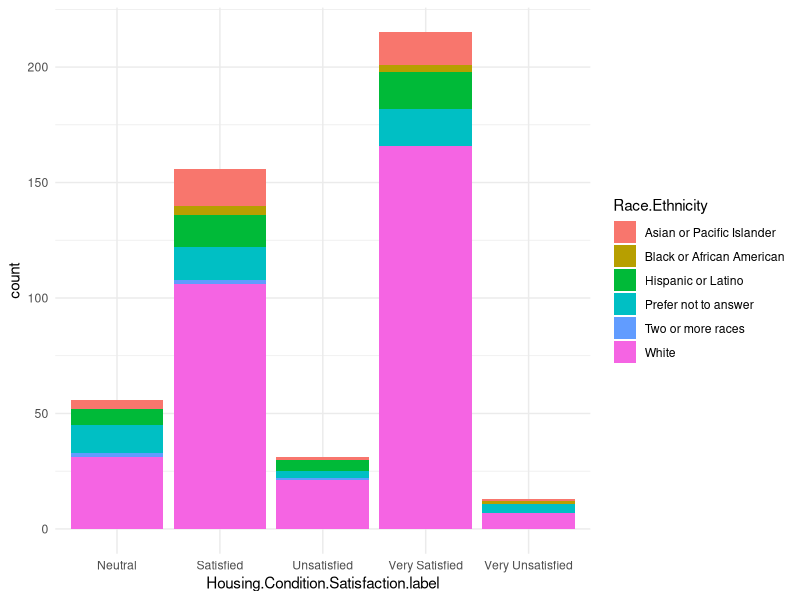
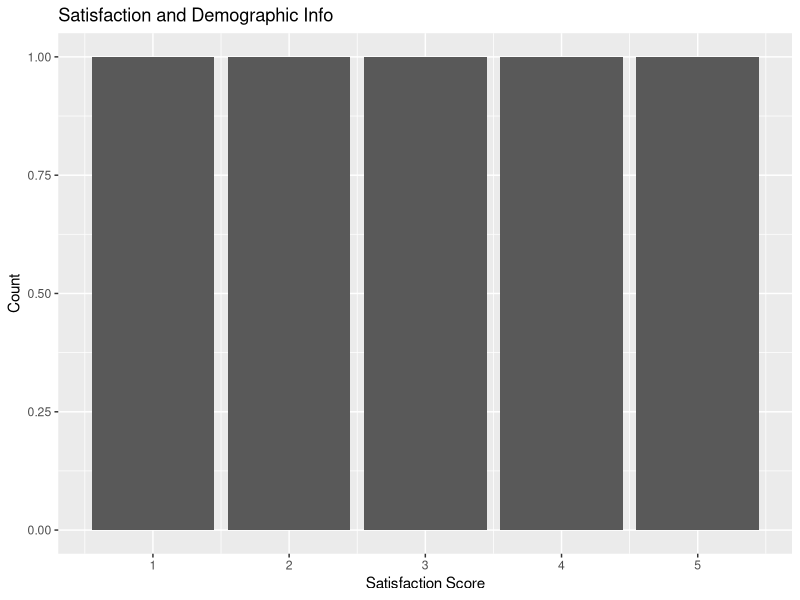
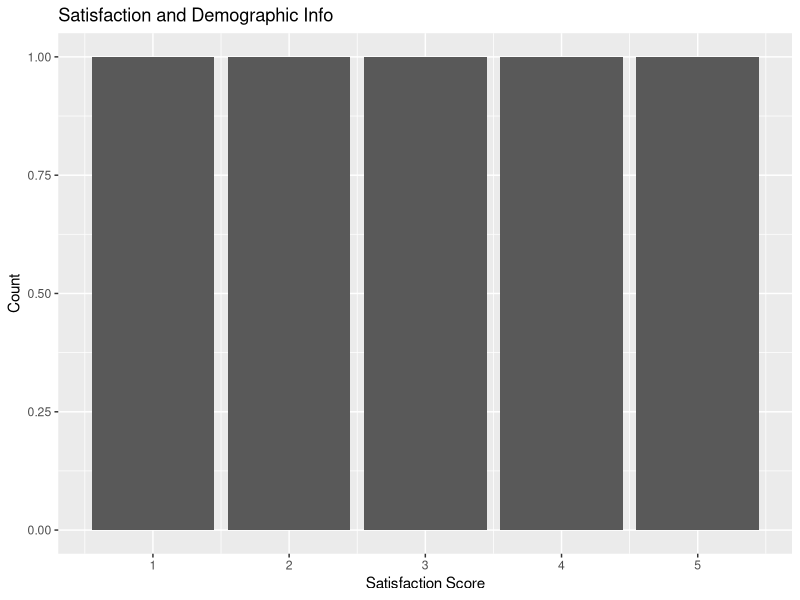
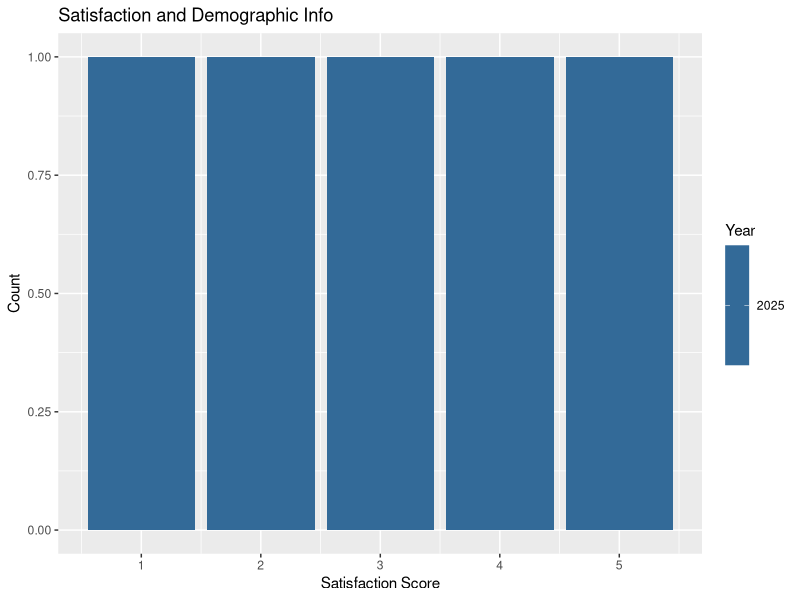
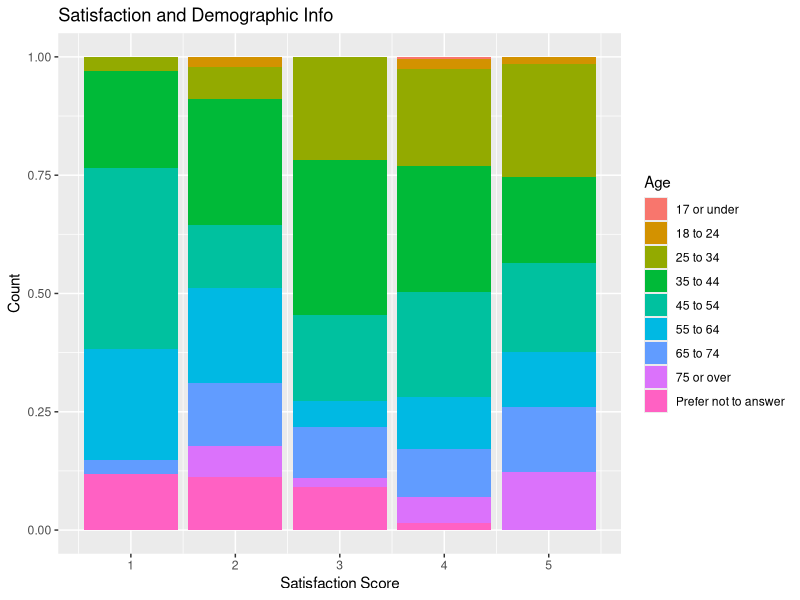
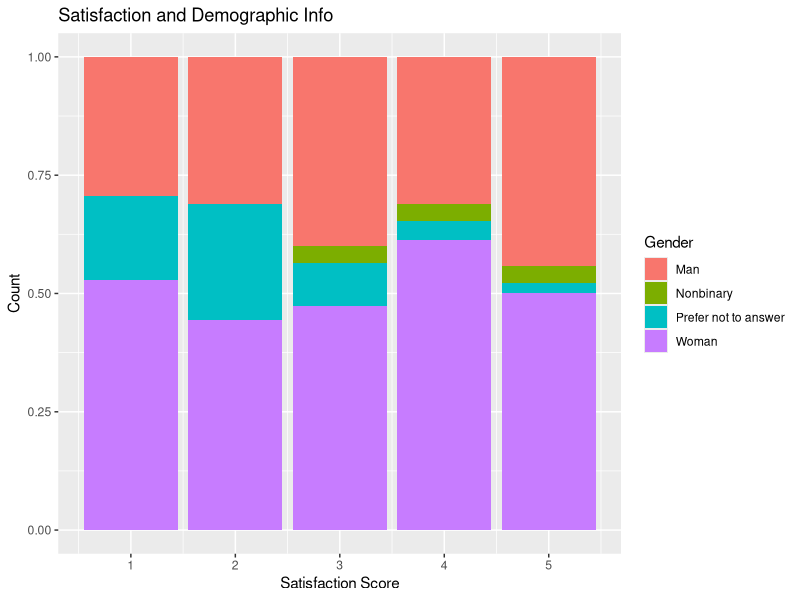
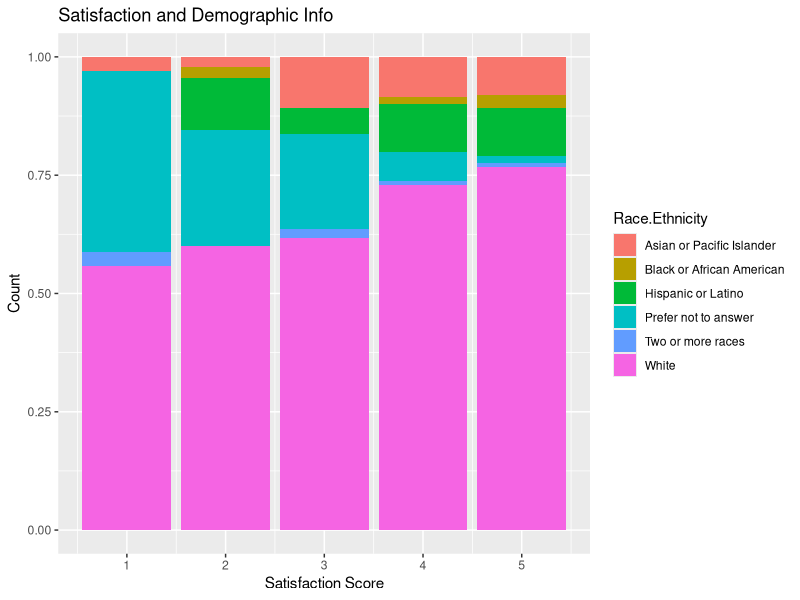
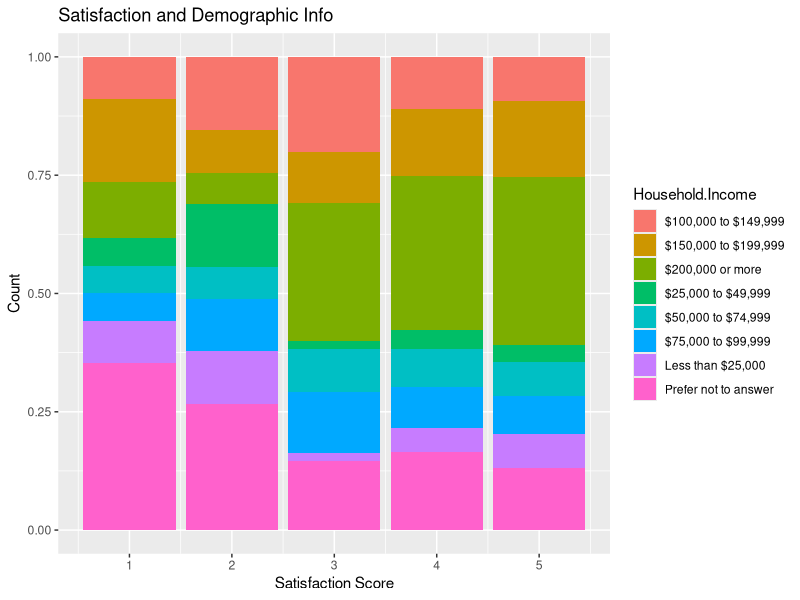

R code for these plots, in order:
## ---- chunk 1
library(tidyverse)
library(ggplot2)
## ---- chunk 2
Somerville_data <- read.csv("refined_somerville.csv")
## ---- chunk 3
ggplot(Somerville_data, aes(x = Housing.Condition.Satisfaction.label, fill = Race.Ethnicity)) +
  geom_bar() +
  theme_minimal()
## ---- chunk 4
barFunction <- function(var, label) {
  Somerville_data |>
    filter(var == {{var}}) |>
    ggplot(aes(x = Somerville.Satisfaction.num, fill = {{var}})) +
             geom_bar(position = "fill") + labs(title = "Satisfaction and Demographic Info", x = "Satisfaction Score", y = "Count", fill = label)
}

map2(Somerville_data, colnames(Somerville_data), barFunction)
## ---- chunk 5
cor.test(Somerville_data$Somerville.Satisfaction.num, Somerville_data$Happiness.num, method = "pearson")
